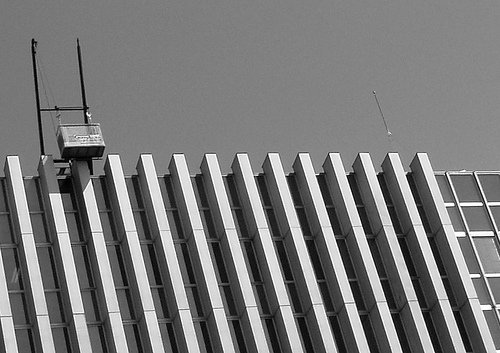
#> input picture Homework8/imgpca/b1.jpg, 500 x 353 px; its folder holds only this picture in this run
$ jupyter execute 8.3.old.ipynb   (shell and % lines are left out)
#> lines starting #> are read from the running program, lines starting #| are printed output that depends on the picture
[cell 1]
# inline in the notebook
# imports
import numpy as np
import matplotlib.pyplot as plt
from sklearn.decomposition import FastICA, PCA
import os
from PIL import Image
import matplotlib.cm as cm

[cell 2]
# (a)

imagesn = []
imagesb = []
imagest = []
for f in os.listdir("imgpca") :
    img = Image.open("imgpca/" + f)
#> img is the input picture: PIL image 500x353 L; min 0, max 255, mean 121.2
    if f[0:1] == "n":
        imagesn.append(img.copy())
    if f[0:1] == "b":
        imagesb.append(img.copy())
    if f[0:1] == "t":
        imagest.append(img.copy())


def sample(category, n, P):
    if category == "n":
        img = imagesb[np.random.randint(0, len(imagesb))]
    if category == "b":
        img = imagesb[np.random.randint(0, len(imagesb))]
    if category == "t":
        img = imagesb[np.random.randint(0, len(imagesb))]

    x = np.random.randint(0, img.size[0] - n)
    y = np.random.randint(0, img.size[1] - n)

    subimg = np.asarray(img.crop((x,y,x+n,y+n)).getdata())
    return subimg

def sampleall(n, P):
#> called with n = 20, P = 20000
    imgsn = np.zeros((1, np.power(n,2)))
    imgsb = np.zeros((1, np.power(n,2)))
    imgst = np.zeros((1, np.power(n,2)))
    for i in range(P):
        imgsn = np.vstack( (imgsn, sample("n", n, P).reshape(1,-1)) )
        imgsb = np.vstack( (imgsb, sample("b", n, P).reshape(1,-1)) )
        imgst = np.vstack( (imgst, sample("t", n, P).reshape(1,-1)) )
        if i % 1000 == 0:
            print(i+1000)
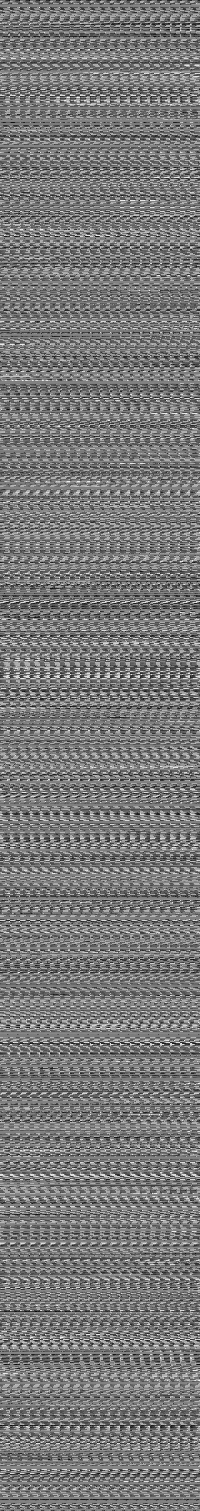
#> imgsb: shape (3022, 400) float64 (shown at 1/2 size); min 0, max 255, mean 121.1
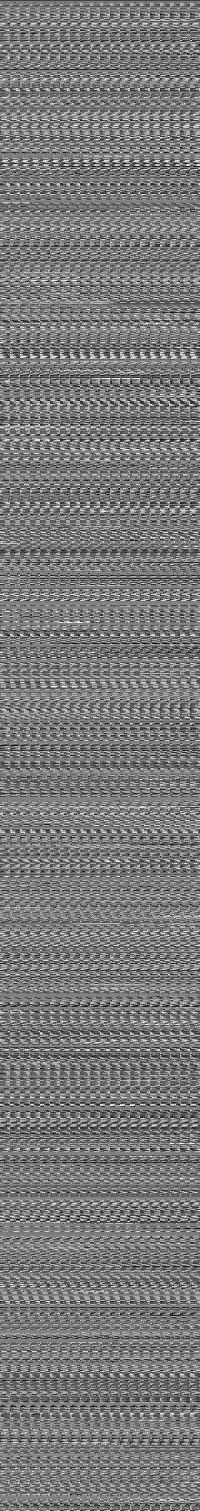
#> imgsn: shape (3022, 400) float64 (shown at 1/2 size); min 0, max 255, mean 121.6
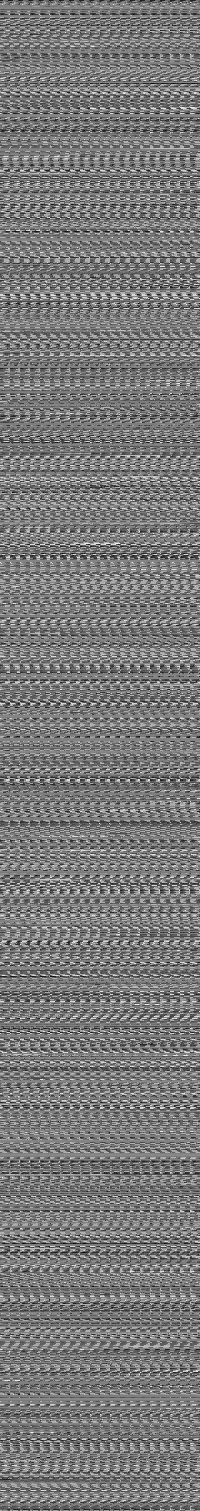
#> imgst: shape (3022, 400) float64 (shown at 1/2 size); min 0, max 255, mean 121.5

    return imgsn[1:,:], imgsb[1:,:], imgst[1:,:]
